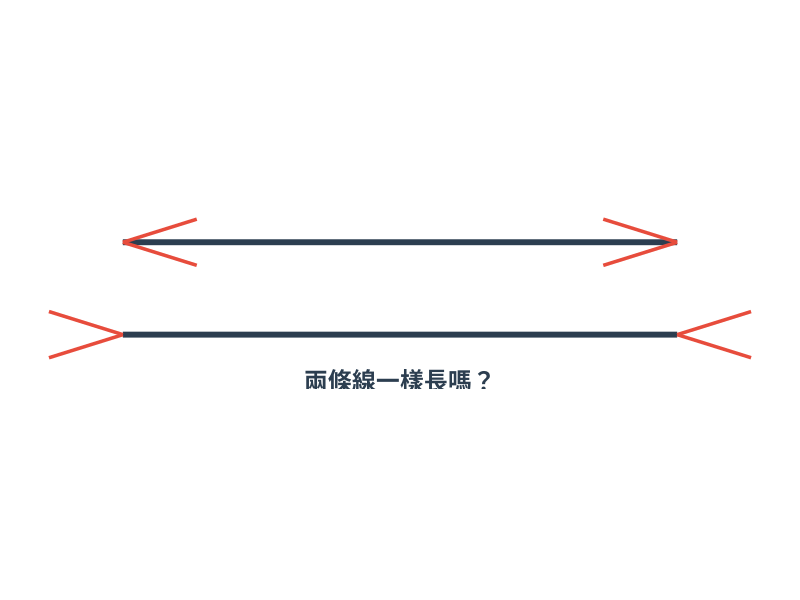
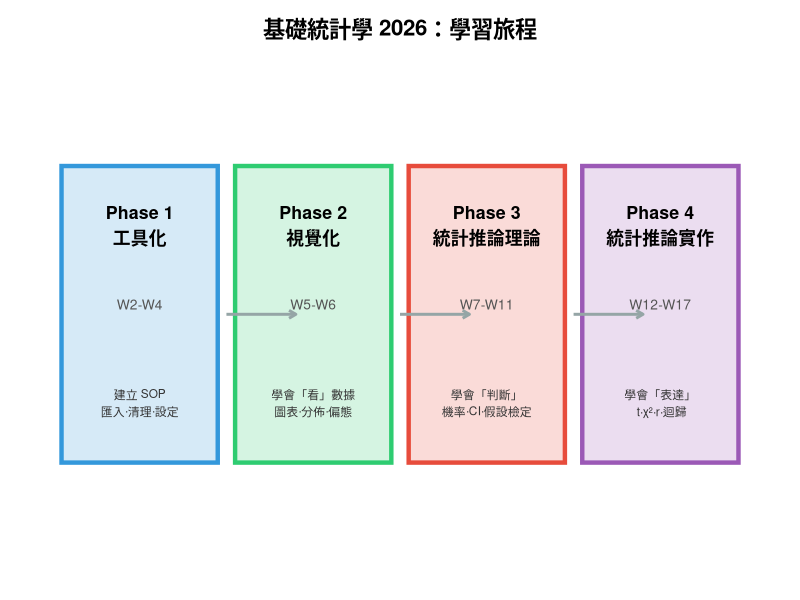

Write the R code that produced these figures, in order.
## ---- chunk 1
knitr::opts_chunk$set(echo = FALSE, warning = FALSE, message = FALSE,
                      fig.width = 9, fig.height = 5)
library(ggplot2)
## ---- chunk 2
# Müller-Lyer 錯覺：兩條等長線段看起來不一樣長
df_lines <- data.frame(
  x_start = c(2, 2),
  x_end   = c(8, 8),
  y       = c(2, 4),
  group   = c("A", "B")
)

# 箭頭端點
df_arrows <- data.frame(
  x = c(2, 2, 8, 8, 2, 2, 8, 8),
  y = c(2, 2, 2, 2, 4, 4, 4, 4),
  xend = c(1.2, 1.2, 8.8, 8.8, 2.8, 2.8, 7.2, 7.2),
  yend = c(2.5, 1.5, 2.5, 1.5, 4.5, 3.5, 4.5, 3.5)
)

ggplot() +
  geom_segment(data = df_lines,
               aes(x = x_start, xend = x_end, y = y, yend = y),
               linewidth = 2, color = "#2c3e50") +
  geom_segment(data = df_arrows,
               aes(x = x, xend = xend, y = y, yend = yend),
               linewidth = 1.2, color = "#e74c3c") +
  annotate("text", x = 5, y = 1, label = "兩條線一樣長嗎？",
           size = 6, color = "#2c3e50", fontface = "bold") +
  coord_fixed(ratio = 0.5) +
  theme_void() +
  theme(plot.margin = margin(10, 10, 10, 10))
## ---- chunk 3
phases <- data.frame(
  phase = factor(c("Phase 1\n工具化", "Phase 2\n視覺化",
                    "Phase 3\n統計推論理論", "Phase 4\n統計推論實作"),
                 levels = c("Phase 1\n工具化", "Phase 2\n視覺化",
                            "Phase 3\n統計推論理論", "Phase 4\n統計推論實作")),
  weeks = c("W2-W4", "W5-W6", "W7-W11", "W12-W17"),
  desc = c("建立 SOP\n匯入·清理·設定", "學會「看」數據\n圖表·分佈·偏態",
           "學會「判斷」\n機率·CI·假設檢定", "學會「表達」\n t·χ²·r·迴歸"),
  y = 1,
  x = 1:4,
  color = c("#3498db", "#2ecc71", "#e74c3c", "#9b59b6")
)

ggplot(phases, aes(x = x, y = y)) +
  geom_tile(width = 0.9, height = 0.6,
            fill = phases$color, alpha = 0.2,
            color = phases$color, linewidth = 1.5) +
  geom_text(aes(label = phase), y = 1.18, size = 4.5, fontface = "bold") +
  geom_text(aes(label = weeks), y = 1.02, size = 3.5, color = "#555555") +
  geom_text(aes(label = desc), y = 0.82, size = 3, color = "#333333") +
  # 箭頭連接
  annotate("segment", x = 1.5, xend = 1.9, y = 1, yend = 1,
           arrow = arrow(length = unit(0.2, "cm")), color = "#95a5a6", linewidth = 1) +
  annotate("segment", x = 2.5, xend = 2.9, y = 1, yend = 1,
           arrow = arrow(length = unit(0.2, "cm")), color = "#95a5a6", linewidth = 1) +
  annotate("segment", x = 3.5, xend = 3.9, y = 1, yend = 1,
           arrow = arrow(length = unit(0.2, "cm")), color = "#95a5a6", linewidth = 1) +
  coord_cartesian(ylim = c(0.5, 1.5)) +
  theme_void() +
  labs(title = "基礎統計學 2026：學習旅程") +
  theme(plot.title = element_text(hjust = 0.5, face = "bold", size = 16),
        plot.margin = margin(10, 20, 10, 20))
